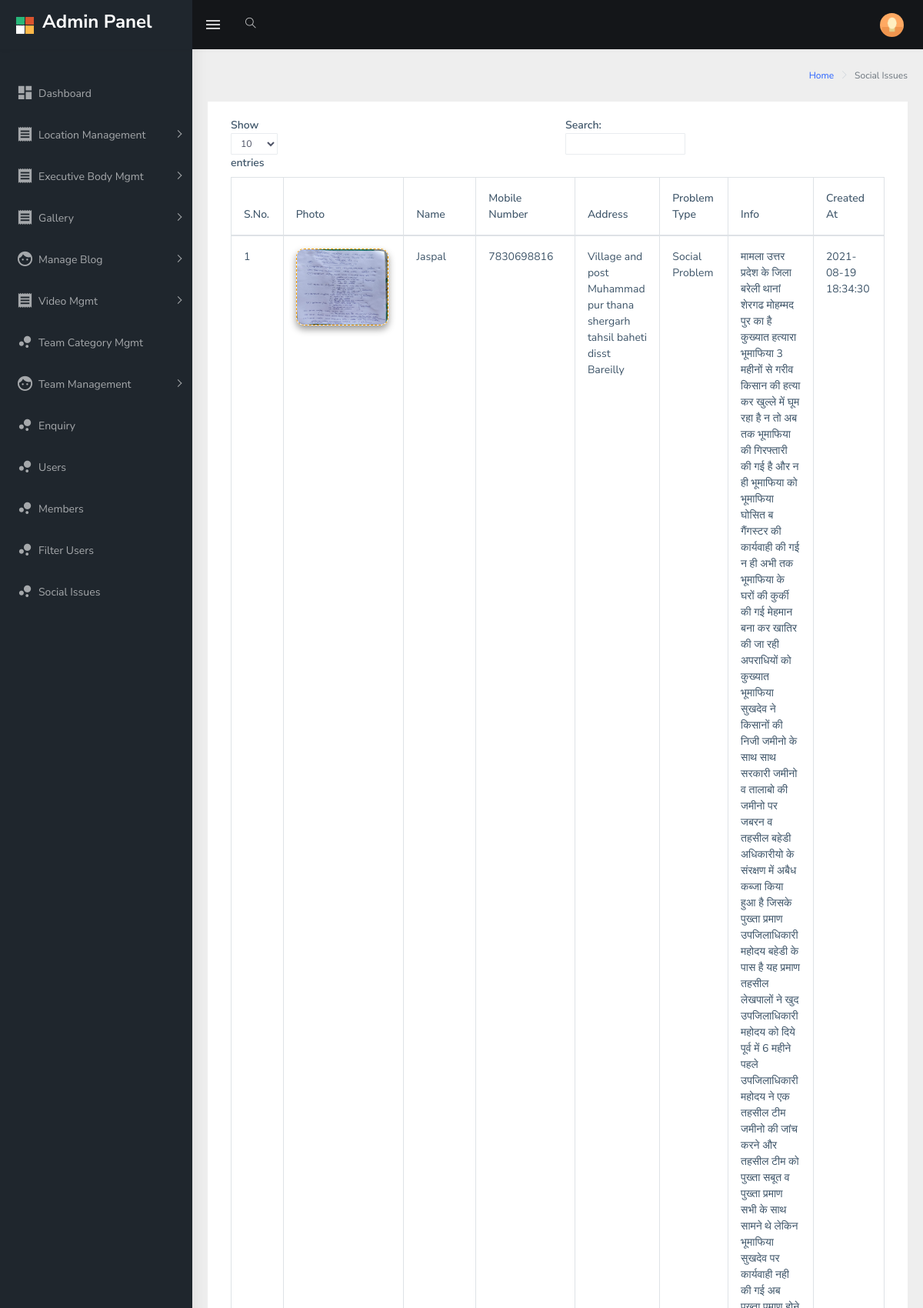
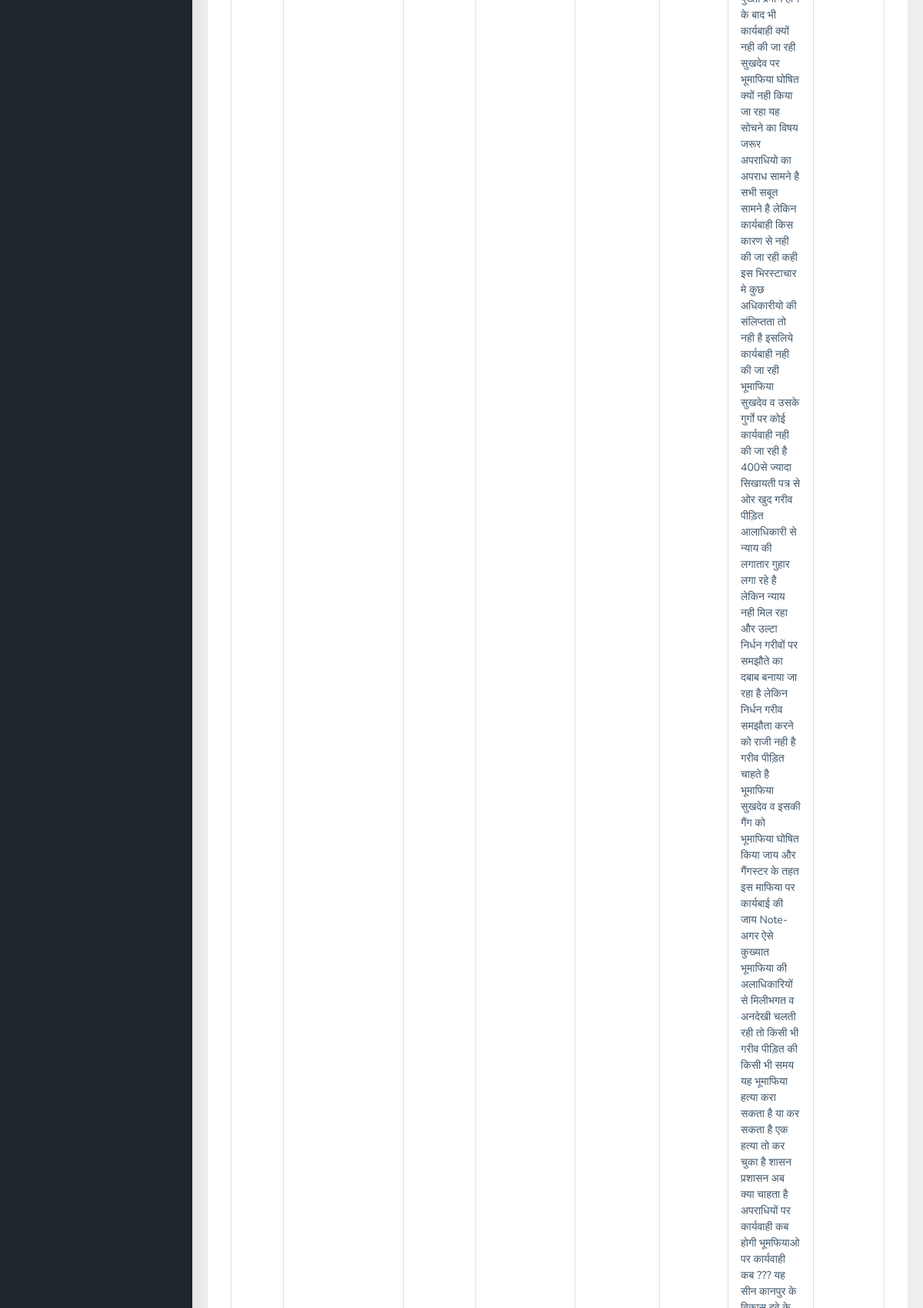
Screenshot of /admin/social_issue (upper part) with the database file from the repository (2 pictures, top to bottom).
### tables this page shows
CREATE TABLE `social_issues` (
  `id` int(11) NOT NULL,
  `name` varchar(55) NOT NULL,
  `mobno` varchar(55) NOT NULL,
  `address` varchar(255) NOT NULL,
  `problem_type` varchar(255) NOT NULL,
  `info` text NOT NULL,
  `photo` varchar(255) NOT NULL,
  `created_at` datetime NOT NULL DEFAULT current_timestamp()
);

### application/controllers/Admin.php (called while the page is built, shortened)
<?php
class Admin extends CI_Controller {
	public function __construct()
	{
		$this->load->model('Admin_model','model');
	}
		public function social_issue()
		{
			$data['social_issue']=$this->model->socialIssue();
			$this->load->view('admin/header');
			$this->load->view('admin/sidebar');
			$this->load->view('admin/social_issue',$data);
			$this->load->view('admin/footer');
		}
}
?>

### index.php (called while the page is built, shortened)
<?php
require_once BASEPATH.'core/CodeIgniter.php';

### application/models/Admin_model.php (called while the page is built, shortened)
<?php
class Admin_model extends CI_model{
		public function socialIssue()
		{
			$this->db->order_by('id','desc');
			return $this->db->get('social_issues')->result();
		}
}
?>

### application/views/admin/social_issue.php (the view, shortened to what this page needs)
<div class="page-wrapper">
            <div class="page-breadcrumb">
                <div class="row">
                    <div class="col-12 d-flex no-block align-items-center">
                        <div class="ml-auto text-right">
                            <nav aria-label="breadcrumb">
                                <ol class="breadcrumb">
                                    <li class="breadcrumb-item"><a href="<?php echo base_url('admin/dashboard');?>">Home</a></li>
                                    <li class="breadcrumb-item active" aria-current="page">Social Issues</li>
                                </ol>
                            </nav>
                        </div>
                    </div>
                </div>
            </div>
            <div class="container-fluid">
                <div class="row">
                    <div class="col-12">
                        <div class="card">
                            <div class="card-body">
                                <div class="table-responsive">
                                    <table id="zero_config" class="table table-hover table-bordered">
                                        <thead>
                                            <tr>
                                                <th>S.No.</th>
                                                <th>Photo</th>
                                                <th>Name</th>
                                                <th>Mobile Number</th>
                                                <th>Address</th>
                                                <th>Problem Type</th>
                                                <th>Info</th>
                                                <th>Created At</th>
                                            </tr>
                                        </thead>
                                        <tbody>
                                            <?php
                                            $i=1;
                                            foreach ($social_issue as $key): ?>
                                              <tr>
                                                <td><?php echo $i; ?></td>
                                                <td><img src="<?php echo base_url($key->photo); ?>" style="height: 100px;width:120px;border-radius:10px;border:1px dashed orange;box-shadow: 0 5px 10px rgba(0,0,0,0.4);"></td>
                                                <td><?php echo $key->name; ?></td>
                                                <td><?php echo $key->mobno; ?></td>
                                                <td><?php echo $key->address; ?></td>
                                                <td><?php echo $key->problem_type; ?></td>
                                                <td><?php echo $key->info; ?></td>
                                                <td><?php echo $key->created_at; ?></td>
                                            </tr>
                                            <?php $i++;endforeach ?>
                                        </tbody>
                                    </table>
                                </div>
                            </div>
                        </div>
                    </div>
                </div>
            </div>

### rows the page displays
social_issues: photo (picture), name "Jaspal", mobno "7830698816", address "Village and post Muhammad pur thana shergarh tahsil baheti disst Bareilly", problem_type "Social Problem", created_at "2021-08-19 18:34:30"
